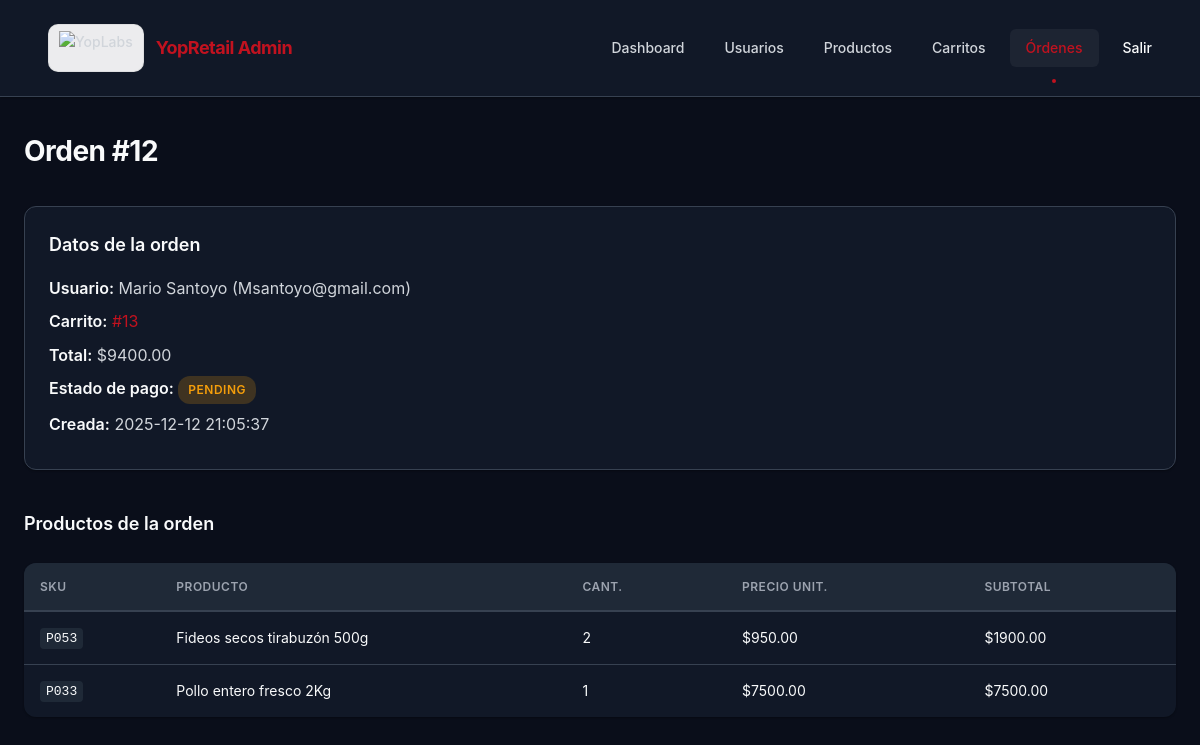
Page /admin/orders/12 (signed in) on the committed database.
### tables this page shows
CREATE TABLE orders (
    id             INTEGER PRIMARY KEY AUTOINCREMENT,
    user_id        INTEGER NOT NULL,
    cart_id        INTEGER NOT NULL,
    total          REAL NOT NULL,
    payment_status TEXT NOT NULL DEFAULT 'pending', -- pending | paid | failed
    created_at     TEXT DEFAULT (datetime('now')),
    FOREIGN KEY (user_id) REFERENCES users(id),
    FOREIGN KEY (cart_id) REFERENCES carts(id)
);

CREATE TABLE users (
    id          INTEGER PRIMARY KEY AUTOINCREMENT,
    name        TEXT NOT NULL,
    email       TEXT NOT NULL UNIQUE,
    phone       TEXT,
    segment     TEXT DEFAULT 'nuevo',
    created_at  TEXT DEFAULT (datetime('now'))
);

CREATE TABLE cart_items (
    id          INTEGER PRIMARY KEY AUTOINCREMENT,
    cart_id     INTEGER NOT NULL,
    product_id  INTEGER NOT NULL,
    quantity    INTEGER NOT NULL,
    unit_price  REAL NOT NULL,
    FOREIGN KEY (cart_id) REFERENCES carts(id),
    FOREIGN KEY (product_id) REFERENCES products(id)
);

CREATE TABLE products (
    id          INTEGER PRIMARY KEY AUTOINCREMENT,
    sku         TEXT NOT NULL UNIQUE,
    name        TEXT NOT NULL,
    category    TEXT,
    description TEXT,
    price       REAL NOT NULL,
    is_offer    INTEGER NOT NULL DEFAULT 0, -- 0 = no, 1 = sí
    stock       INTEGER DEFAULT 0,
    updated_at  TEXT DEFAULT (datetime('now'))
);

### backoffice_app.py (the view)
@app.get("/admin/orders/{order_id}", response_class=HTMLResponse)
def admin_order_detail(
    order_id: int,
    request: Request,
    _: bool = Depends(get_current_admin),
):
    with get_connection() as conn:
        order = conn.execute(
            """
            SELECT
                o.id,
                o.user_id,
                u.name AS user_name,
                u.email AS user_email,
                o.cart_id,
                o.total,
                o.payment_status,
                o.created_at
            FROM orders o
            JOIN users u ON u.id = o.user_id
            WHERE o.id = ?
            """,
            (order_id,),
        ).fetchone()
        if not order:
            raise HTTPException(status_code=404, detail="Orden no encontrada")
        items = conn.execute(
            """
            SELECT
                p.sku,
                p.name AS product_name,
                ci.quantity,
                ci.unit_price,
                (ci.quantity * ci.unit_price) AS line_total
            FROM cart_items ci
            JOIN products p ON p.id = ci.product_id
            WHERE ci.cart_id = ?
            ORDER BY p.name
            """,
            (order["cart_id"],),
        ).fetchall()
    return templates.TemplateResponse(
        "order_detail.html",
        {"request": request, "order": order, "items": items},
    )

### templates/order_detail.html (shortened to what this page needs)
{% extends "admin_base.html" %}
{% block content %}
<h2>Orden #{{ order.id }}</h2>
<section class="detail-card">
  <h3>Datos de la orden</h3>
  <p><strong>Usuario:</strong> {{ order.user_name }} ({{ order.user_email }})</p>
  <p>
    <strong>Carrito:</strong>
    <a href="/admin/carts/{{ order.cart_id }}">#{{ order.cart_id }}</a>
  </p>
  <p><strong>Total:</strong> ${{ "%.2f"|format(order.total) }}</p>
  <p>
    <strong>Estado de pago:</strong>
    {% if order.payment_status == 'paid' or order.payment_status == 'completed' %}
      <span class="badge badge-success">{{ order.payment_status }}</span>
    {% elif order.payment_status == 'pending' %}
      <span class="badge badge-warning">{{ order.payment_status }}</span>
    {% else %}
      <span class="badge badge-danger">{{ order.payment_status }}</span>
    {% endif %}
  </p>
  <p><strong>Creada:</strong> {{ order.created_at }}</p>
</section>
<h3 style="margin-top: 40px;">Productos de la orden</h3>
<table class="table">
  <thead>
    <tr>
      <th>SKU</th>
      <th>Producto</th>
      <th>Cant.</th>
      <th>Precio unit.</th>
      <th>Subtotal</th>
    </tr>
  </thead>
  <tbody>
    {% for item in items %}
    <tr>
      <td><code>{{ item.sku }}</code></td>
      <td>{{ item.product_name }}</td>
      <td>{{ item.quantity }}</td>
      <td>${{ "%.2f"|format(item.unit_price) }}</td>
      <td>${{ "%.2f"|format(item.line_total) }}</td>
    </tr>
    {% endfor %}
  </tbody>
</table>
{% endblock %}

### static/admin.css (style rules this page uses)
:root { --bg-primary: #0a0e1a; --bg-secondary: #111827; --bg-tertiary: #1f2937; --border-color: #374151; --text-primary: #f9fafb; --text-secondary: #d1d5db; --text-muted: #9ca3af; --accent-primary: #c1121f; --accent-hover: #e11d2e; --accent-soft: rgba(193, 18, 31, 0.12); --accent-ring: rgba(193, 18, 31, 0.22); --accent-success: #10b981; --accent-warning: #f59e0b; --hover-overlay: rgba(255, 255, 255, 0.05); --shadow-sm: 0 1px 2px 0 rgba(0, 0, 0, 0.3); --shadow-md: 0 4px 6px -1px rgba(0, 0, 0, 0.4); --shadow-lg: 0 10px 15px -3px rgba(0, 0, 0, 0.5); }
* { box-sizing: border-box; }
body { margin: 0; font-family: -apple-system, BlinkMacSystemFont, "Segoe UI", Roboto, "Helvetica Neue", Arial, sans-serif; background: var(--bg-primary); color: var(--text-primary); line-height: 1.6; }
a { color: var(--accent-primary); text-decoration: none; transition: color 0.2s ease; }
code { background: var(--bg-tertiary); padding: 3px 6px; border-radius: 4px; font-size: 13px; font-family: "SF Mono", Monaco, monospace; color: #f9fafb; }
h2 { margin: 0 0 32px 0; font-size: 28px; font-weight: 700; color: var(--text-primary); letter-spacing: -0.5px; }
h3 { margin: 0 0 16px 0; font-size: 18px; font-weight: 600; color: var(--text-primary); }
.table { width: 100%; border-collapse: collapse; margin-top: 24px; font-size: 14px; background: var(--bg-secondary); border-radius: 12px; overflow: hidden; box-shadow: var(--shadow-sm); }
.table th, .table td { padding: 14px 16px; text-align: left; }
.table thead { background: var(--bg-tertiary); }
.table th { color: var(--text-muted); font-size: 12px; font-weight: 600; text-transform: uppercase; letter-spacing: 0.5px; border-bottom: 2px solid var(--border-color); white-space: nowrap; padding: 14px 16px; text-align: left; }
.table tbody tr { border-bottom: 1px solid var(--border-color); transition: background 0.2s ease; }
.table tbody tr:last-child { border-bottom: none; }
.detail-header, .table-section h3, .detail-card + h3, section + h3 { margin-top: 40px; }
.detail-card { background: var(--bg-secondary); padding: 24px; border-radius: 12px; border: 1px solid var(--border-color); box-shadow: var(--shadow-sm); }
.detail-card p { margin: 8px 0; color: var(--text-secondary); }
.detail-card strong { color: var(--text-primary); font-weight: 600; }
.badge { display: inline-block; padding: 4px 10px; border-radius: 12px; font-size: 12px; font-weight: 600; text-transform: uppercase; letter-spacing: 0.5px; }
.badge-warning { background: rgba(245, 158, 11, 0.2); color: var(--accent-warning); }
th.th-sortable { user-select: none; position: relative; cursor: pointer; transition: background 0.15s ease, color 0.15s ease; }
th.th-sortable::after { content: "↕"; font-size: 11px; color: var(--text-muted); margin-left: 6px; opacity: 0; transition: opacity 0.15s ease; display: inline-block; vertical-align: middle; }

### rows in the picture
orders: id "12", cart_id "13", total "9400.00", payment_status "PENDING", created_at "2025-12-12 21:05:37"
users: user_name "Mario Santoyo", user_email "Msantoyo@gmail.com"
cart_items: sku "P053", product_name "Fideos secos tirabuzón 500g", quantity "2", unit_price "950.00", line_total "1900.00"
cart_items: sku "P033", product_name "Pollo entero fresco 2Kg", quantity "1", unit_price "7500.00", line_total "7500.00"
